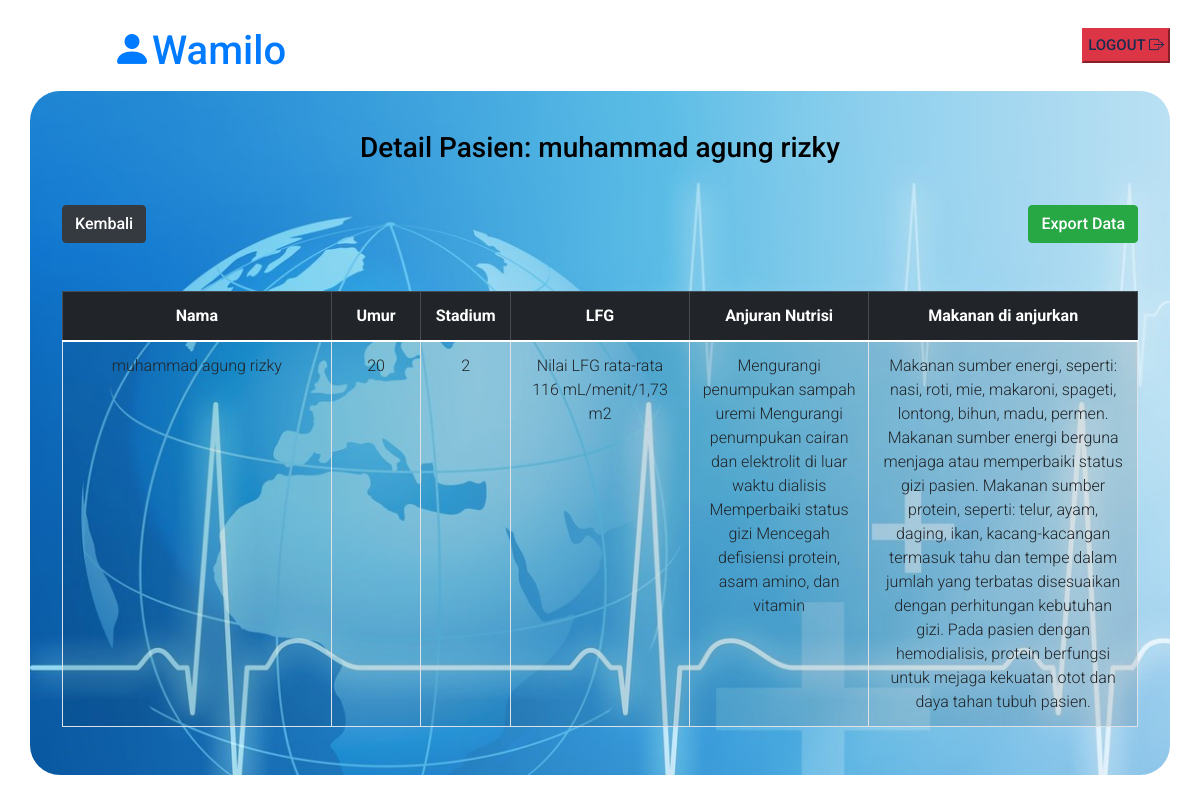
/admin/input_data/view/read.php?pasien_id=45 (signed in), run on the app's committed database.
### tables this page shows
CREATE TABLE `pasien` (
  `id` int(11) NOT NULL,
  `nama` varchar(255) NOT NULL,
  `umur` int(11) DEFAULT NULL,
  `stadium` int(11) DEFAULT NULL,
  `lfg` varchar(255) DEFAULT NULL,
  `anjuran_nutrisi` varchar(255) DEFAULT NULL,
  `makanan_dianjurkan` varchar(555) DEFAULT NULL
);

### admin/input_data/view/read.php (the view, shortened to what this page needs)
<?php include "../header.php"; ?>
<?php include "../navbar.php"; ?>
<?php
if (isset($_GET['pasien_id'])) {
    $pasien_id = $_GET['pasien_id'];
    $query = "SELECT * FROM pasien WHERE id = ?";
    $stmt = mysqli_prepare($db, $query);
    if ($stmt) {
        mysqli_stmt_bind_param($stmt, "i", $pasien_id);
        mysqli_stmt_execute($stmt);
        $result = mysqli_stmt_get_result($stmt);
        if ($result) {
            if (mysqli_num_rows($result) > 0) {
                $pasien = mysqli_fetch_assoc($result);
                $nama = $pasien['nama'];
                $umur = $pasien['umur'];
                $stadium = $pasien['stadium'];
                $lfg = isset($pasien['lfg']) ? $pasien['lfg'] : "";
                $anjuran_nutrisi = isset($pasien['anjuran_nutrisi']) ? $pasien['anjuran_nutrisi'] : "";
                $makanan_dianjurkan = isset($pasien['makanan_dianjurkan']) ? $pasien['makanan_dianjurkan'] : "";
?>
<!DOCTYPE html>
<html lang="en">
<head>
</head>
<body>
<div style="background-image: url(../../../img/bg.jpg); max-height:200vh; background-size: cover; background-position:center; border-radius: 30px; " class="container p-3 mb-2 text-black">
        <h3 class="text-center mt-4">Detail Pasien: <?= $nama ?></h3>
        <div class="container text-left mb-3" style="display: flex; justify-content: space-between; ">
            <a href="home.php" class="btn btn-dark mt-3">Kembali</a>
            <a href="export.php?pasien_id=<?= $pasien_id ?>" class="btn btn-success mt-3">Export Data</a>
        </div>
        <div class="container">
            <table class="table table-striped text-center table-bordered table-hover">
                <thead class="table-dark">
                    <tr class="container col-md-12">
                        <th class="container col-md-3 text-center" scope="col">Nama</th>
                        <th class="container col-md-1 text-center" scope="col">Umur</th>
                        <th class="container col-md-1 text-center" scope="col">Stadium</th>
                        <th class="container col-md-2 text-center" scope="col">LFG</th>
                        <th class="container col-md-2 text-center" scope="col">Anjuran Nutrisi</th>
                        <th class="container col-md-3 text-center" scope="col">Makanan di anjurkan</th>
                    </tr>
                </thead>
                <tbody>
                    <tr>
                        <td><?= $nama ?></td>
                        <td><?= $umur ?></td>
                        <td><?= $stadium ?></td>
                        <td><?= $lfg ?>
                        <td> <?= $anjuran_nutrisi ?></td>
                        <td> <?= $makanan_dianjurkan ?></td>
                    </tr>
                </tbody>
            </table>
        </div>
        <?php
            } else {
                echo "Data pasien tidak ditemukan.";
            }
        } else {
            echo "Query failed: " . mysqli_error($db);
        }
    } else {
        echo "Prepared statement failed.";
    }
} else {
    echo "Pasien ID tidak valid.";
}
?>
</body>
</html>

### admin/input_data/css/style.css (style rules this page uses)
body { font-family: "Roboto", -apple-system, BlinkMacSystemFont, "Segoe UI", Roboto, "Helvetica Neue", Arial, "Noto Sans", sans-serif, "Apple Color Emoji", "Segoe UI Emoji", "Segoe UI Symbol", "Noto Color Emoji"; background-color: whitesmoke; font-weight: 300; }
h1, h2, h3, h4, h5, h6, .h1, .h2, .h3, .h4, .h5, .h6 { font-family: "Roboto", -apple-system, BlinkMacSystemFont, "Segoe UI", Roboto, "Helvetica Neue", Arial, "Noto Sans", sans-serif, "Apple Color Emoji", "Segoe UI Emoji", "Segoe UI Symbol", "Noto Color Emoji"; }
a { -webkit-transition: .3s all ease; -o-transition: .3s all ease; transition: .3s all ease; }
a, a:hover { text-decoration: none !important; }

### admin/input_data/css/style2.css (style rules this page uses)
:root { --primary: #0463FA; --light: #EFF5FF; --dark: #1B2C51; }
body { color: black; }
.btn { font-weight: 500; transition: .5s; }

### admin/input_data/view/read.php (style rules this page uses)
.container { width: 100%; padding: 1rem; box-sizing: border-box; }

### data on the page
pasien: nama "muhammad agung rizky", umur "20", stadium "2", lfg "Nilai LFG rata-rata 116 mL/menit/1,73 m2", anjuran_nutrisi "Mengurangi penumpukan sampah uremi Mengurangi penumpukan cairan dan elektrolit di luar waktu dialisis Memperbaiki status gizi Mencegah defisiensi protein, asam amino, dan vitamin", makanan_dianjurkan "Makanan sumber energi, seperti: nasi, roti, mie, makaroni, spageti, lontong, bihun, madu, permen. Makanan sumber energi berguna menjaga atau memperbaiki status gizi pasien. Makanan sumber protein, seperti: telur, ayam, daging, ikan, kacang-kacangan termasuk tahu dan tempe dalam jumlah yang terbatas disesuaikan dengan perhitungan kebutuhan gizi. Pada pasien dengan hemodialisis, protein berfungsi untuk mejaga kekuatan otot dan daya tahan tubuh pasien."

### other printed values
$_SESSION["username"] "Wamilo"
